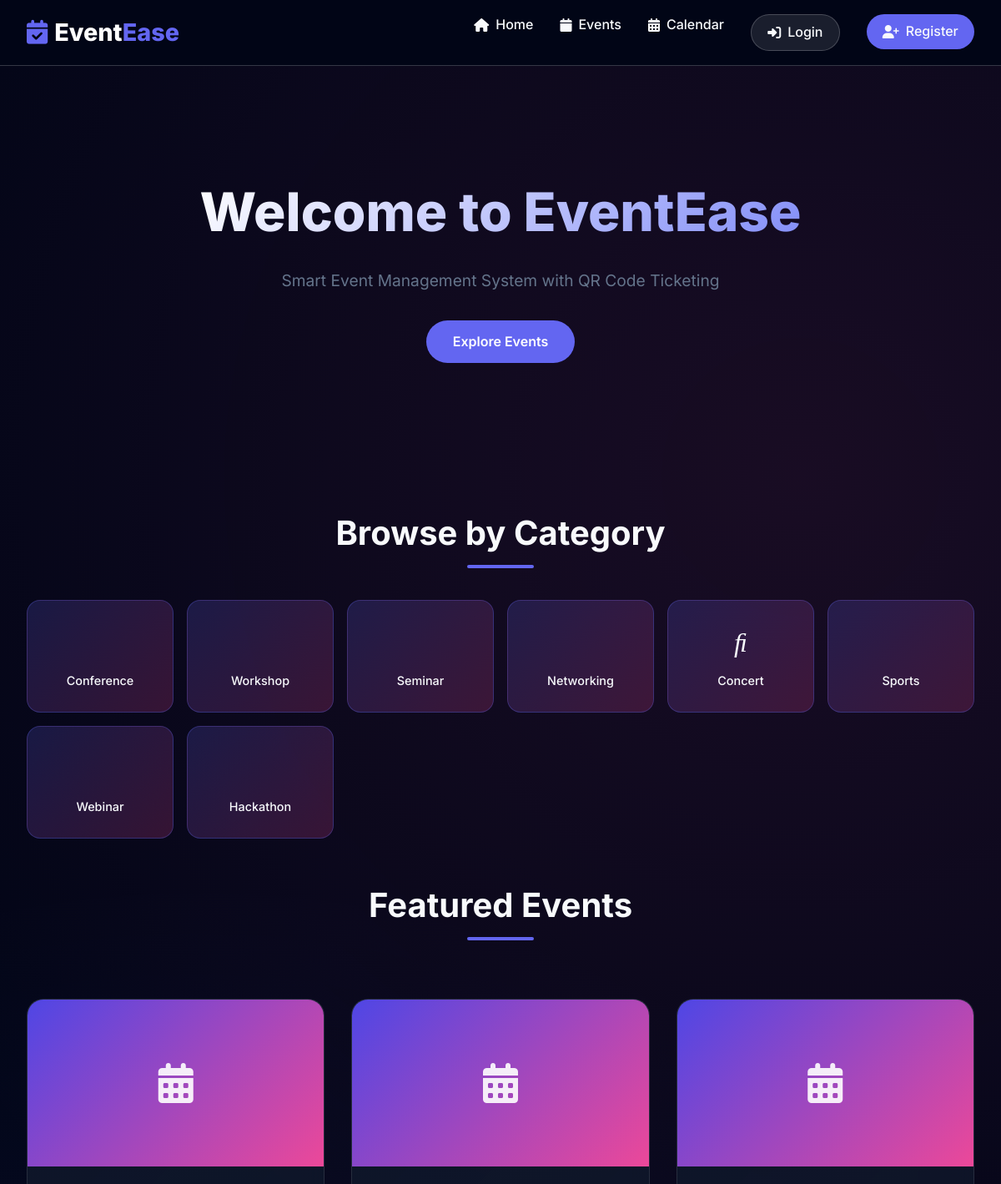
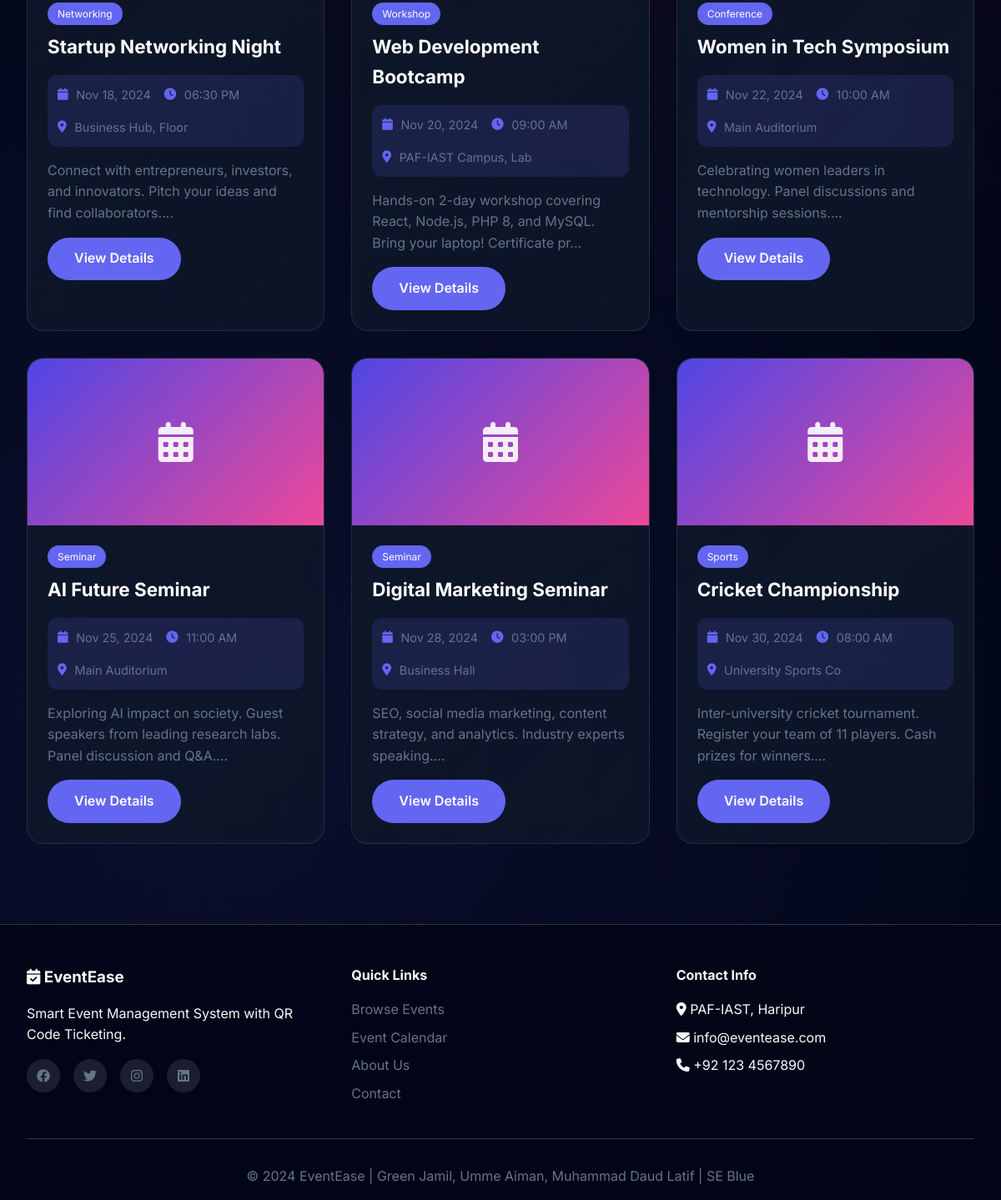
The page / on the database its author committed (2 pictures, top to bottom).
### tables this page shows
CREATE TABLE categories (
    id INT PRIMARY KEY AUTO_INCREMENT,
    name VARCHAR(50) NOT NULL,
    icon VARCHAR(50) DEFAULT 'fa-calendar'
);

CREATE TABLE events (
    id INT PRIMARY KEY AUTO_INCREMENT,
    title VARCHAR(200) NOT NULL,
    description TEXT NOT NULL,
    event_date DATE NOT NULL,
    event_time TIME NOT NULL,
    venue VARCHAR(255) NOT NULL,
    capacity INT NOT NULL,
    category_id INT,
    image VARCHAR(255) DEFAULT 'default.jpg',
    status ENUM('upcoming', 'ongoing', 'completed') DEFAULT 'upcoming',
    created_at TIMESTAMP DEFAULT CURRENT_TIMESTAMP,
    FOREIGN KEY (category_id) REFERENCES categories(id) ON DELETE SET NULL
);

### index.php (the view, shortened to what this page needs)
<?php
include 'includes/page-header.php';
include 'config/db-connection.php';
?>
<section class="hero">
    <div class="hero-content">
        <h1>Welcome to EventEase</h1>
        <p>Smart Event Management System with QR Code Ticketing</p>
        <a href="all-events.php" class="btn btn-primary">Explore Events</a>
    </div>
</section>
<section class="categories-section">
    <h2 class="section-title">Browse by Category</h2>
    <div class="categories-grid">
        <?php
        $cats = $conn->query("SELECT * FROM categories LIMIT 8");
        while($cat = $cats->fetch_assoc()):
        ?>
        <div class="category-card" onclick="window.location.href='all-events.php?cat=<?php echo $cat['id']; ?>'">
            <i class="<?php echo $cat['icon']; ?>"></i>
            <span><?php echo $cat['name']; ?></span>
        </div>
        <?php endwhile; ?>
    </div>
</section>
<h2 class="section-title">Featured Events</h2>
<div class="events-grid">
    <?php
    $result = $conn->query("SELECT e.*, c.name as cat_name FROM events e LEFT JOIN categories c ON e.category_id = c.id WHERE e.status = 'upcoming' ORDER BY e.event_date ASC LIMIT 6");
    if($result->num_rows > 0):
    while($event = $result->fetch_assoc()):
    ?>
    <div class="event-card">
        <div class="event-image">
            <i class="fas fa-calendar-alt"></i>
        </div>
        <div class="event-content">
            <span class="event-category-badge"><?php echo $event['cat_name']; ?></span>
            <h3 class="event-title"><?php echo htmlspecialchars($event['title']); ?></h3>
            <div class="event-meta">
                <span><i class="fas fa-calendar"></i> <?php echo date('M d, Y', strtotime($event['event_date'])); ?></span>
                <span><i class="fas fa-clock"></i> <?php echo date('h:i A', strtotime($event['event_time'])); ?></span>
                <span><i class="fas fa-map-marker-alt"></i> <?php echo substr($event['venue'], 0, 20); ?></span>
            </div>
            <p class="event-desc"><?php echo substr($event['description'], 0, 100); ?>...</p>
            <a href="single-event.php?id=<?php echo $event['id']; ?>" class="btn btn-primary">View Details</a>
        </div>
    </div>
    <?php endwhile; endif; ?>
</div>
<?php include 'includes/page-footer.php'; ?>

### page-header.php (shortened to what this page needs)
<!DOCTYPE html>
<html lang="en">
<head>
    <link rel="stylesheet" href="https://cdnjs.cloudflare.com/ajax/libs/font-awesome/6.4.0/css/all.min.css">
    <link rel="stylesheet" href="assets/css/eventease-styles.css">
</head>
<body>
<nav class="navbar">
    <div class="nav-container">
        <a href="index.php" class="logo">
            <i class="fas fa-calendar-check"></i>
            <span>Event<span class="logo-highlight">Ease</span></span>
        </a>
        <ul class="nav-menu" id="navMenu">
            <li><a href="index.php"><i class="fas fa-home"></i> Home</a></li>
            <li><a href="all-events.php"><i class="fas fa-calendar"></i> Events</a></li>
            <li><a href="calendar-view.php"><i class="fas fa-calendar-alt"></i> Calendar</a></li>
            <?php if(isset($_SESSION['user_id'])): ?>
                <?php if($_SESSION['role'] == 'admin'): ?>
                    <li><a href="admin-panel/admin-dashboard.php"><i class="fas fa-chalkboard-user"></i> Admin Panel</a></li>
                <?php else: ?>
                    <li><a href="user-panel/user-dashboard.php"><i class="fas fa-user"></i> Dashboard</a></li>
                <?php endif; ?>
                <li><a href="logout.php" class="nav-btn"><i class="fas fa-sign-out-alt"></i> Logout</a></li>
            <?php else: ?>
                <li><a href="login.php" class="nav-btn"><i class="fas fa-sign-in-alt"></i> Login</a></li>
                <li><a href="register.php" class="nav-btn nav-btn-primary"><i class="fas fa-user-plus"></i> Register</a></li>
            <?php endif; ?>
        </ul>
    </div>
</nav>
<main>

### page-footer.php (shortened to what this page needs)
</main>
<footer class="footer">
    <div class="footer-content">
        <div class="footer-section">
            <h3><i class="fas fa-calendar-check"></i> EventEase</h3>
            <p>Smart Event Management System with QR Code Ticketing.</p>
            <div class="social-links">
                <a href="#"><i class="fab fa-facebook"></i></a>
                <a href="#"><i class="fab fa-twitter"></i></a>
                <a href="#"><i class="fab fa-instagram"></i></a>
                <a href="#"><i class="fab fa-linkedin"></i></a>
            </div>
        </div>
        <div class="footer-section">
            <h4>Quick Links</h4>
            <ul>
                <li><a href="all-events.php">Browse Events</a></li>
                <li><a href="calendar-view.php">Event Calendar</a></li>
                <li><a href="#">About Us</a></li>
                <li><a href="#">Contact</a></li>
            </ul>
        </div>
        <div class="footer-section">
            <h4>Contact Info</h4>
            <ul>
                <li><i class="fas fa-map-marker-alt"></i> PAF-IAST, Haripur</li>
                <li><i class="fas fa-envelope"></i> info@eventease.com</li>
                <li><i class="fas fa-phone"></i> +92 123 4567890</li>
            </ul>
        </div>
    </div>
    <div class="footer-bottom">
        <p>&copy; 2024 EventEase | Green Jamil, Umme Aiman, Muhammad Daud Latif | SE Blue</p>
    </div>
</footer>
</body>
</html>

### rows shown on the page
categories: name "Conference"
categories: name "Workshop"
categories: name "Seminar"
categories: name "Networking"
categories: name "Concert"
categories: name "Sports"
categories: name "Webinar"
categories: name "Hackathon"
events: category.name "Networking", title "Startup Networking Night", event_date "Nov 18, 2024", event_time "06:30 PM", venue "Business Hub, Floor", description "Connect with entrepreneurs, investors, and innovators. Pitch your ideas and find collaborators."
events: category.name "Workshop", title "Web Development Bootcamp", event_date "Nov 20, 2024", event_time "09:00 AM", venue "PAF-IAST Campus, Lab", description "Hands-on 2-day workshop covering React, Node.js, PHP 8, and MySQL. Bring your laptop! Certificate pr"
events: category.name "Conference", title "Women in Tech Symposium", event_date "Nov 22, 2024", event_time "10:00 AM", venue "Main Auditorium", description "Celebrating women leaders in technology. Panel discussions and mentorship sessions."
events: category.name "Seminar", title "AI Future Seminar", event_date "Nov 25, 2024", event_time "11:00 AM", venue "Main Auditorium", description "Exploring AI impact on society. Guest speakers from leading research labs. Panel discussion and Q&A."
events: category.name "Seminar", title "Digital Marketing Seminar", event_date "Nov 28, 2024", event_time "03:00 PM", venue "Business Hall", description "SEO, social media marketing, content strategy, and analytics. Industry experts speaking."
events: category.name "Sports", title "Cricket Championship", event_date "Nov 30, 2024", event_time "08:00 AM", venue "University Sports Co", description "Inter-university cricket tournament. Register your team of 11 players. Cash prizes for winners."
